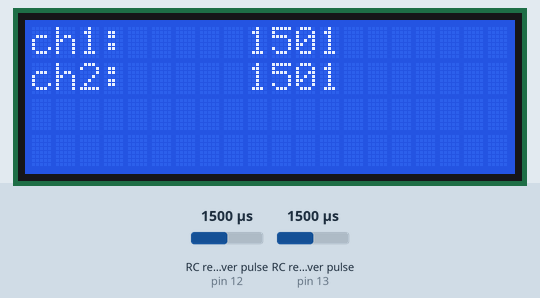
Bench run of a sketch on a simulated Arduino Uno, built with avr-gcc and run on an emulated ATmega328P. Shown: 20×4 character LCD. Wiring (inferred from the names in the program): 2 × RC receiver channel: data pin 12 / data pin 13. The inputs (shaded band) are chosen by the test bench; at power-on: RC receiver pulse (sensors on pin 12, pin 13) 1500 µs.

Above: at 1.2 s.
1.3 s: RC receiver pulse (sensor on pin 12) set to 1020 µs
At 2.7 s:
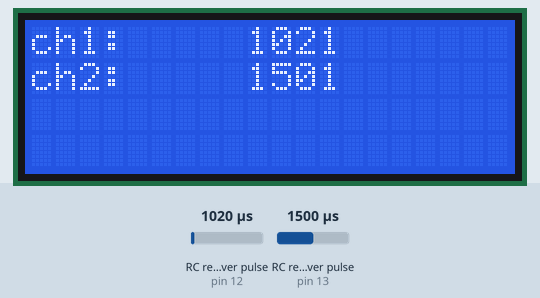
3.0 s: RC receiver pulse (sensor on pin 13) set to 1020 µs
At 3.9 s:
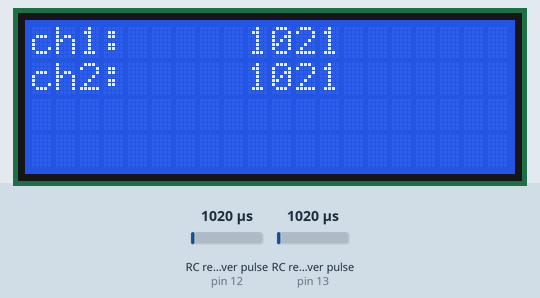
4.5 s: RC receiver pulse (sensor on pin 12) set to 1250 µs
At 5.0 s:
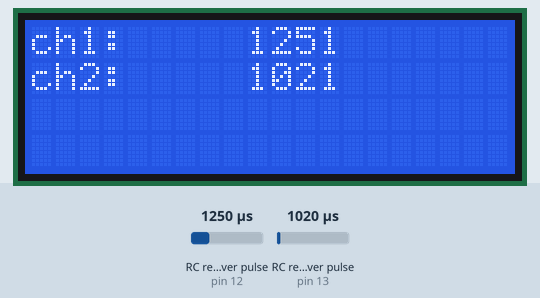
6.0 s: RC receiver pulse (sensor on pin 13) set to 1250 µs
At 7.2 s:
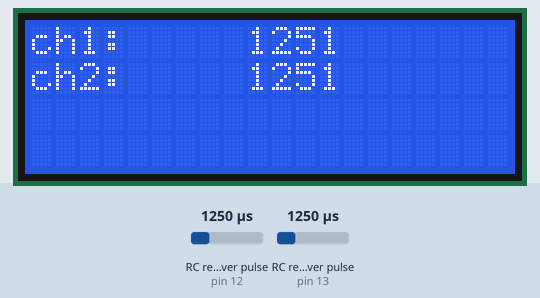
7.5 s: RC receiver pulse (sensor on pin 12) set to 1500 µs
At 8.5 s:
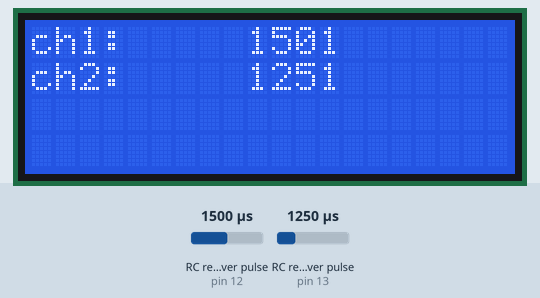
9.0 s: RC receiver pulse (sensor on pin 13) set to 1750 µs
Timing chart, 0 to 11.5 s (numbered marks = the images above; inputs shaded):
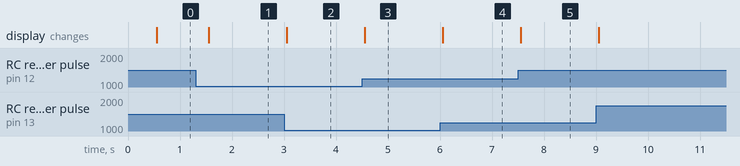

The sketch:

Apairage.ino
```cpp
#include <Wire.h>
#include <LiquidCrystal_I2C.h>

//chanel
#define chanel1 12
#define chanel2 13

LiquidCrystal_I2C lcd(0x27,20,4);  // set the LCD address to 0x27 for a 20 chars and 4 line display
unsigned long t0,t;
int delta,vitesse;
byte correc1,correc2;


void setup() {
Serial.begin(9600);
delta=500;
correc1=30;
correc2=32;
lcd.init();
lcd.backlight();
lcd.setCursor(0,0);
lcd.print("ch1:");
lcd.setCursor(0,1);
lcd.print("ch2:");
}

void loop() {
t=millis();

    if((t-t0)>delta){
     int valeurChanel2=pulseIn(chanel2,HIGH);
     int valeurChanel1=pulseIn(chanel1,HIGH);
     t0=t;
     lcd.setCursor(9,1);
     lcd.print(valeurChanel2);


     lcd.setCursor(9,0);
     lcd.print(valeurChanel1);


    }

}
```

Measured:
- after the input at 1.3 s, the display: changes after 0.25 s (image 1)
- after the input at 3.0 s, the display: changes after 0.05 s (image 2)
- after the input at 4.5 s, the display: changes after 0.05 s (image 3)
- after the input at 6.0 s, the display: changes after 0.05 s (image 4)
- after the input at 7.5 s, the display: changes after 0.05 s (image 5)
